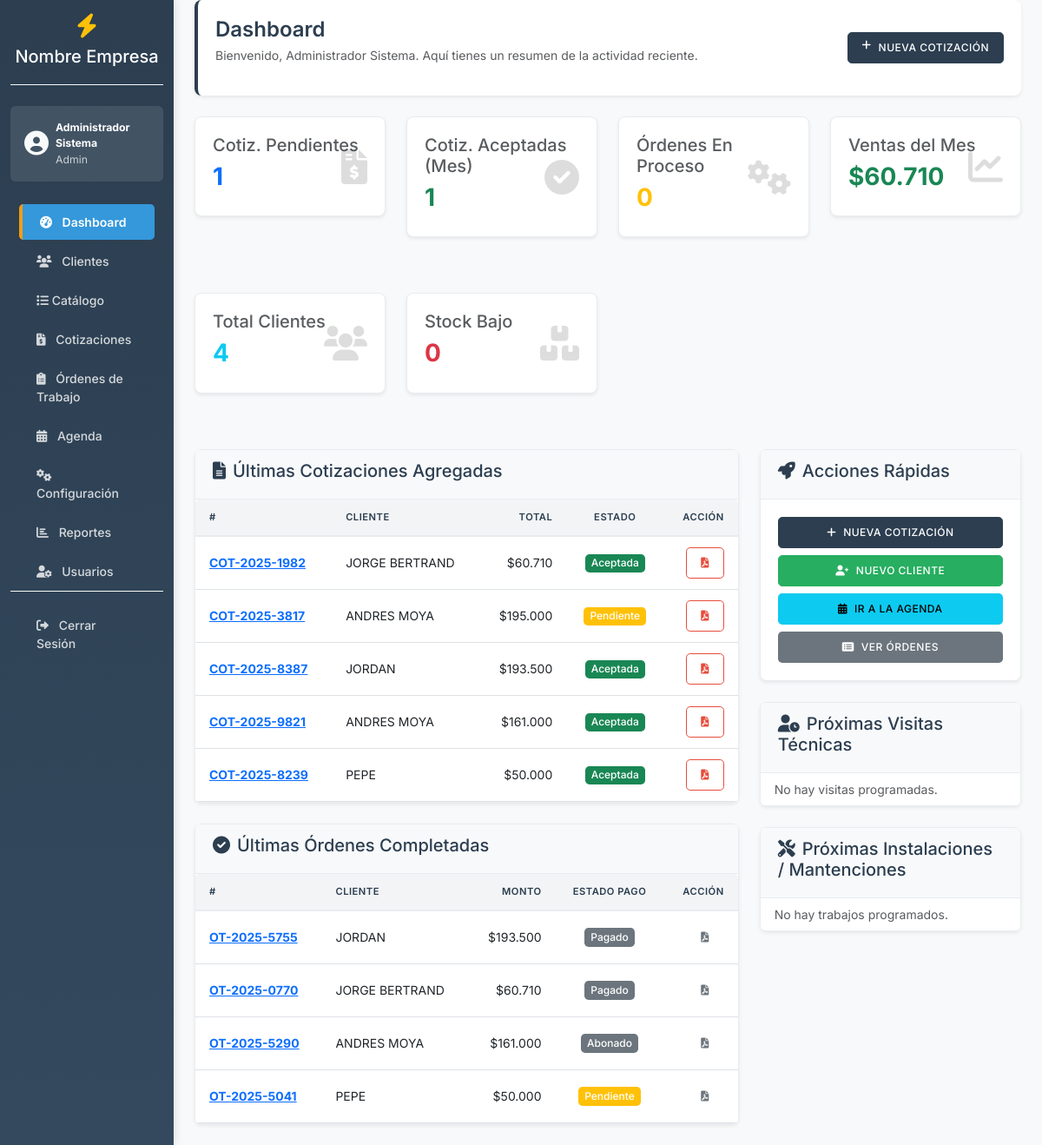
/index.php (signed in), run on the app's committed database.
### tables this page shows
CREATE TABLE `cotizaciones` (
  `id` int(11) NOT NULL AUTO_INCREMENT,
  `numero_cotizacion` varchar(20) NOT NULL,
  `cliente_id` int(11) DEFAULT NULL,
  `fecha_cotizacion` date NOT NULL,
  `fecha_vencimiento` date DEFAULT NULL,
  `subtotal` decimal(12,2) DEFAULT 0.00,
  `iva` decimal(12,2) DEFAULT 0.00,
  `total` decimal(12,2) DEFAULT 0.00,
  `estado` enum('pendiente','enviada','aceptada','rechazada','vencida') DEFAULT 'pendiente',
  `observaciones` text DEFAULT NULL,
  `requiere_mantencion` tinyint(1) NOT NULL DEFAULT 0,
  `created_at` timestamp NOT NULL DEFAULT current_timestamp(),
  `con_iva` tinyint(1) NOT NULL DEFAULT 0,
  `usuario_id` int(11) DEFAULT NULL,
  `descuento_general` decimal(5,2) DEFAULT 0.00,
  PRIMARY KEY (`id`),
  UNIQUE KEY `numero_cotizacion` (`numero_cotizacion`),
  KEY `cliente_id` (`cliente_id`),
  KEY `fk_cotizaciones_usuario` (`usuario_id`),
  CONSTRAINT `cotizaciones_ibfk_1` FOREIGN KEY (`cliente_id`) REFERENCES `clientes` (`id`),
  CONSTRAINT `fk_cotizaciones_usuario` FOREIGN KEY (`usuario_id`) REFERENCES `usuarios` (`id`)
);

CREATE TABLE `clientes` (
  `id` int(11) NOT NULL AUTO_INCREMENT,
  `nombre` varchar(255) NOT NULL,
  `rut` varchar(20) DEFAULT NULL,
  `email` varchar(100) DEFAULT NULL,
  `telefono` varchar(20) DEFAULT NULL,
  `direccion` text DEFAULT NULL,
  `created_at` timestamp NOT NULL DEFAULT current_timestamp(),
  PRIMARY KEY (`id`)
);

CREATE TABLE `ordenes_trabajo` (
  `id` int(11) NOT NULL AUTO_INCREMENT,
  `numero_orden` varchar(20) NOT NULL,
  `cotizacion_id` int(11) DEFAULT NULL,
  `cliente_id` int(11) DEFAULT NULL,
  `fecha_inicio` date DEFAULT NULL,
  `fecha_estimada_fin` date DEFAULT NULL,
  `fecha_real_fin` date DEFAULT NULL,
  `estado` enum('pendiente','en_proceso','pausada','completada','cancelada') DEFAULT 'pendiente',
  `porcentaje_avance` decimal(5,2) DEFAULT 0.00,
  `monto_total` decimal(12,2) NOT NULL DEFAULT 0.00,
  `monto_pagado` decimal(12,2) NOT NULL DEFAULT 0.00,
  `estado_pago` enum('pendiente','abonado','pagado') NOT NULL DEFAULT 'pendiente',
  `requiere_mantencion` tinyint(1) NOT NULL DEFAULT 0,
  `observaciones` text DEFAULT NULL,
  `created_at` timestamp NOT NULL DEFAULT current_timestamp(),
  `tecnico_id` int(11) DEFAULT NULL,
  PRIMARY KEY (`id`),
  UNIQUE KEY `numero_orden` (`numero_orden`),
  KEY `cotizacion_id` (`cotizacion_id`),
  KEY `cliente_id` (`cliente_id`),
  KEY `fk_ordenes_tecnico` (`tecnico_id`),
  CONSTRAINT `fk_ordenes_tecnico` FOREIGN KEY (`tecnico_id`) REFERENCES `usuarios` (`id`),
  CONSTRAINT `ordenes_trabajo_ibfk_1` FOREIGN KEY (`cotizacion_id`) REFERENCES `cotizaciones` (`id`),
  CONSTRAINT `ordenes_trabajo_ibfk_2` FOREIGN KEY (`cliente_id`) REFERENCES `clientes` (`id`)
);

### includes/functions.php (called while the page is built, shortened)
<?php
function formatCurrency($amount)
{
    return '$' . number_format($amount, 0, ',', '.');
}
function getEstadoColor($estado)
{
    $colors = [
        'pendiente' => 'warning',
        'enviada' => 'info',
        'aceptada' => 'success',
        'rechazada' => 'danger',
        'vencida' => 'secondary',
        'en_proceso' => 'primary',
        'pausada' => 'warning',
        'completada' => 'success',
        'cancelada' => 'danger'
    ];
    return $colors[$estado] ?? 'secondary';
}
?>

### index.php (the view, shortened to what this page needs)
<?php
require_once 'includes/init.php';
$stats = [];
$stats['cotizaciones_pendientes'] = $pdo->query("SELECT COUNT(*) FROM cotizaciones WHERE estado = 'pendiente'")->fetchColumn();
$stats['cotizaciones_aceptadas_mes'] = $pdo->query("SELECT COUNT(*) FROM cotizaciones WHERE estado = 'aceptada' AND MONTH(fecha_cotizacion) = MONTH(CURDATE()) AND YEAR(fecha_cotizacion) = YEAR(CURDATE())")->fetchColumn();
$stats['ordenes_proceso'] = $pdo->query("SELECT COUNT(*) FROM ordenes_trabajo WHERE estado = 'en_proceso'")->fetchColumn();
$stats['total_clientes'] = $pdo->query("SELECT COUNT(*) FROM clientes")->fetchColumn();
$stats['ventas_mes'] = $pdo->query("SELECT SUM(total) FROM cotizaciones WHERE estado = 'aceptada' AND MONTH(fecha_cotizacion) = MONTH(CURDATE()) AND YEAR(fecha_cotizacion) = YEAR(CURDATE())")->fetchColumn() ?? 0;
$stats['productos_stock_bajo'] = $pdo->query("SELECT COUNT(*) FROM productos_servicios WHERE tipo = 'producto' AND stock <= 5")->fetchColumn();
$ultimas_cotizaciones = $pdo->query("SELECT c.*, cl.nombre as cliente_nombre
    FROM cotizaciones c
    JOIN clientes cl ON c.cliente_id = cl.id
    ORDER BY c.fecha_cotizacion DESC, c.id DESC
    LIMIT 5")->fetchAll(PDO::FETCH_ASSOC);
$ultimas_ordenes_completadas = $pdo->query("SELECT ot.*, c.nombre as cliente_nombre
    FROM ordenes_trabajo ot
    JOIN cotizaciones cot ON ot.cotizacion_id = cot.id
    JOIN clientes c ON cot.cliente_id = c.id
    WHERE ot.estado = 'completada'
    ORDER BY ot.fecha_real_fin DESC, ot.id DESC
    LIMIT 5")->fetchAll(PDO::FETCH_ASSOC);
$proximas_visitas_sql = "SELECT a.*, c.nombre as cliente_nombre
    FROM agenda a
    JOIN clientes c ON a.cliente_id = c.id
    WHERE a.fecha_hora_inicio >= NOW() AND a.orden_id IS NULL AND a.tipo = 'visita'";
$proximas_visitas_sql .= " ORDER BY a.fecha_hora_inicio ASC LIMIT 5";
$stmt_visitas = $pdo->prepare($proximas_visitas_sql);
if ($_SESSION['rol'] != 'admin') {
    $stmt_visitas->execute(['usuario_id' => $_SESSION['usuario_id']]);
} else {
    $stmt_visitas->execute();
}
$proximas_visitas = $stmt_visitas->fetchAll(PDO::FETCH_ASSOC);
$proximas_ot_sql = "SELECT a.*, c.nombre as cliente_nombre, ot.numero_orden
    FROM agenda a
    JOIN ordenes_trabajo ot ON a.orden_id = ot.id
    JOIN cotizaciones cot ON ot.cotizacion_id = cot.id
    JOIN clientes c ON cot.cliente_id = c.id
    WHERE a.fecha_hora_inicio >= NOW() AND a.tipo IN ('instalacion', 'mantencion')";
$proximas_ot_sql .= " ORDER BY a.fecha_hora_inicio ASC LIMIT 5";
$stmt_ot = $pdo->prepare($proximas_ot_sql);
if ($_SESSION['rol'] != 'admin') {
    $stmt_ot->execute(['usuario_id' => $_SESSION['usuario_id']]);
} else {
    $stmt_ot->execute();
}
$proximas_ots = $stmt_ot->fetchAll(PDO::FETCH_ASSOC);
require_once 'includes/header.php';
?>
<div class="page-header">
    <div class="d-flex justify-content-between align-items-center">
        <div>
            <h1 class="h2">Dashboard</h1>
            <p class="text-muted">Bienvenido, <?= htmlspecialchars($_SESSION['nombre_completo']) ?>. Aquí tienes un resumen de la actividad reciente.</p>
        </div>
        <a href="cotizaciones.php?action=new" class="btn btn-primary d-none d-md-inline-flex"><i class="fas fa-plus me-2"></i> Nueva Cotización</a>
    </div>
</div>
<div class="row mb-4">
    <div class="col-xl-3 col-md-6 mb-3"><div class="card shadow-sm"><div class="card-body"><h5 class="card-title text-muted">Cotiz. Pendientes</h5><p class="h3 fw-bold text-primary"><?= $stats['cotizaciones_pendientes'] ?></p><i class="fas fa-file-invoice-dollar card-icon"></i></div></div></div>
    <div class="col-xl-3 col-md-6 mb-3"><div class="card shadow-sm"><div class="card-body"><h5 class="card-title text-muted">Cotiz. Aceptadas (Mes)</h5><p class="h3 fw-bold text-success"><?= $stats['cotizaciones_aceptadas_mes'] ?></p><i class="fas fa-check-circle card-icon"></i></div></div></div>
    <div class="col-xl-3 col-md-6 mb-3"><div class="card shadow-sm"><div class="card-body"><h5 class="card-title text-muted">Órdenes En Proceso</h5><p class="h3 fw-bold text-warning"><?= $stats['ordenes_proceso'] ?></p><i class="fas fa-cogs card-icon"></i></div></div></div>
    <div class="col-xl-3 col-md-6 mb-3"><div class="card shadow-sm"><div class="card-body"><h5 class="card-title text-muted">Ventas del Mes</h5><p class="h3 fw-bold text-success"><?= formatCurrency($stats['ventas_mes']) ?></p><i class="fas fa-chart-line card-icon"></i></div></div></div>
</div>
<div class="row mb-4">
    <div class="col-xl-3 col-md-6 mb-3"><div class="card shadow-sm"><div class="card-body"><h5 class="card-title text-muted">Total Clientes</h5><p class="h3 fw-bold text-info"><?= $stats['total_clientes'] ?></p><i class="fas fa-users card-icon"></i></div></div></div>
    <div class="col-xl-3 col-md-6 mb-3"><div class="card shadow-sm"><div class="card-body"><h5 class="card-title text-muted">Stock Bajo</h5><p class="h3 fw-bold text-danger"><?= $stats['productos_stock_bajo'] ?></p><i class="fas fa-boxes card-icon"></i></div></div></div>
</div>
<div class="row">
    <div class="col-lg-8">
        <div class="card shadow-sm mb-4">
            <div class="card-header"><h5><i class="fas fa-file-alt me-2"></i>Últimas Cotizaciones Agregadas</h5></div>
            <div class="card-body p-0">
                <div class="table-responsive">
                    <table class="table table-hover mb-0">
                        <thead><tr><th>#</th><th>Cliente</th><th class="text-end">Total</th><th class="text-center">Estado</th><th class="text-end">Acción</th></tr></thead>
                        <tbody>
                            <?php if (empty($ultimas_cotizaciones)): ?>
                                <tr><td colspan="5" class="text-center text-muted p-4">No hay cotizaciones recientes.</td></tr>
                            <?php else: ?>
                                <?php foreach ($ultimas_cotizaciones as $cot): ?>
                                    <tr>
                                        <td><a href="cotizaciones.php?action=edit&id=<?= $cot['id'] ?>" class="fw-bold"><?= htmlspecialchars($cot['numero_cotizacion']) ?></a></td>
                                        <td><?= htmlspecialchars($cot['cliente_nombre']) ?></td>
                                        <td class="text-end"><?= formatCurrency($cot['total']) ?></td>
                                        <td class="text-center"><span class="badge bg-<?= getEstadoColor($cot['estado']) ?>"><?= ucfirst($cot['estado']) ?></span></td>
                                        <td class="text-end"><a href="cotizacion_pdf.php?id=<?= $cot['id'] ?>" target="_blank" class="btn btn-sm btn-outline-danger"><i class="fas fa-file-pdf"></i></a></td>
                                    </tr>
                                <?php endforeach; ?>
                            <?php endif; ?>
                        </tbody>
                    </table>
                </div>
            </div>
        </div>
        <div class="card shadow-sm mb-4">
            <div class="card-header"><h5><i class="fas fa-check-circle me-2"></i>Últimas Órdenes Completadas</h5></div>
            <div class="card-body p-0">
                <div class="table-responsive">
                    <table class="table table-hover mb-0">
                        <thead><tr><th>#</th><th>Cliente</th><th class="text-end">Monto</th><th class="text-center">Estado Pago</th><th class="text-end">Acción</th></tr></thead>
                        <tbody>
                            <?php if (empty($ultimas_ordenes_completadas)): ?>
                                <tr><td colspan="5" class="text-center text-muted p-4">No hay órdenes completadas recientemente.</td></tr>
                            <?php else: ?>
                                <?php foreach ($ultimas_ordenes_completadas as $ot): ?>
                                    <tr>
                                        <td><a href="ordenes.php?action=view&id=<?= $ot['id'] ?>" class="fw-bold"><?= htmlspecialchars($ot['numero_orden']) ?></a></td>
                                        <td><?= htmlspecialchars($ot['cliente_nombre']) ?></td>
                                        <td class="text-end"><?= formatCurrency($ot['monto_total']) ?></td>
                                        <td class="text-center"><span class="badge bg-<?= getEstadoColor($ot['estado_pago']) ?>"><?= ucfirst($ot['estado_pago']) ?></span></td>
                                        <td class="text-end"><a href="orden_pdf.php?id=<?= $ot['id'] ?>" target="_blank" class="btn btn-sm btn-outline-secondary"><i class="fas fa-file-pdf"></i></a></td>
                                    </tr>
                                <?php endforeach; ?>
                            <?php endif; ?>
                        </tbody>
                    </table>
                </div>
            </div>
        </div>
    </div>
    <div class="col-lg-4">
        <div class="card shadow-sm mb-4">
            <div class="card-header"><h5><i class="fas fa-rocket me-2"></i>Acciones Rápidas</h5></div>
            <div class="card-body">
                <div class="d-grid gap-2">
                    <a href="cotizaciones.php?action=new" class="btn btn-primary"><i class="fas fa-plus me-2"></i>Nueva Cotización</a>
                    <a href="clientes.php?action=new" class="btn btn-success"><i class="fas fa-user-plus me-2"></i>Nuevo Cliente</a>
                    <a href="agenda.php" class="btn btn-info"><i class="fas fa-calendar-alt me-2"></i>Ir a la Agenda</a>
                    <a href="ordenes.php" class="btn btn-secondary"><i class="fas fa-list-alt me-2"></i>Ver Órdenes</a>
                </div>
            </div>
        </div>
        <div class="card shadow-sm mb-4">
            <div class="card-header"><h5><i class="fas fa-user-clock me-2"></i>Próximas Visitas Técnicas</h5></div>
            <ul class="list-group list-group-flush">
                <?php if (empty($proximas_visitas)): ?>
                    <li class="list-group-item text-muted">No hay visitas programadas.</li>
                <?php endif; ?>
            </ul>
        </div>
        <div class="card shadow-sm mb-4">
            <div class="card-header"><h5><i class="fas fa-tools me-2"></i>Próximas Instalaciones / Mantenciones</h5></div>
            <ul class="list-group list-group-flush">
                <?php if (empty($proximas_ots)): ?>
                    <li class="list-group-item text-muted">No hay trabajos programados.</li>
                <?php endif; ?>
            </ul>
        </div>
    </div>
</div>
<?php require_once 'includes/footer.php'; ?>

### data on the page
cotizaciones: numero_cotizacion "COT-2025-1982", cliente.nombre "JORGE BERTRAND", total "$60.710", estado "Aceptada"
cotizaciones: numero_cotizacion "COT-2025-3817", cliente.nombre "ANDRES MOYA", total "$195.000", estado "Pendiente"
cotizaciones: numero_cotizacion "COT-2025-8387", cliente.nombre "JORDAN", total "$193.500", estado "Aceptada"
cotizaciones: numero_cotizacion "COT-2025-9821", cliente.nombre "ANDRES MOYA", total "$161.000", estado "Aceptada"
cotizaciones: numero_cotizacion "COT-2025-8239", cliente.nombre "PEPE", total "$50.000", estado "Aceptada"
ordenes_trabajo: numero_orden "OT-2025-5755", cliente.nombre "JORDAN", monto_total "$193.500", estado_pago "Pagado"
ordenes_trabajo: numero_orden "OT-2025-0770", cliente.nombre "JORGE BERTRAND", monto_total "$60.710", estado_pago "Pagado"
ordenes_trabajo: numero_orden "OT-2025-5290", cliente.nombre "ANDRES MOYA", monto_total "$161.000", estado_pago "Abonado"
ordenes_trabajo: numero_orden "OT-2025-5041", cliente.nombre "PEPE", monto_total "$50.000", estado_pago "Pendiente"

### other printed values
$empresa_info['nombre'] "Nombre Empresa"
$_SESSION['nombre_completo'] "Administrador Sistema"
$_SESSION['rol'] "Admin"
$stats['cotizaciones_pendientes'] "1"
$stats['cotizaciones_aceptadas_mes'] "1"
$stats['ordenes_proceso'] "0"
formatCurrency($stats['ventas_mes']) "$60.710"
$stats['total_clientes'] "4"
$stats['productos_stock_bajo'] "0"
